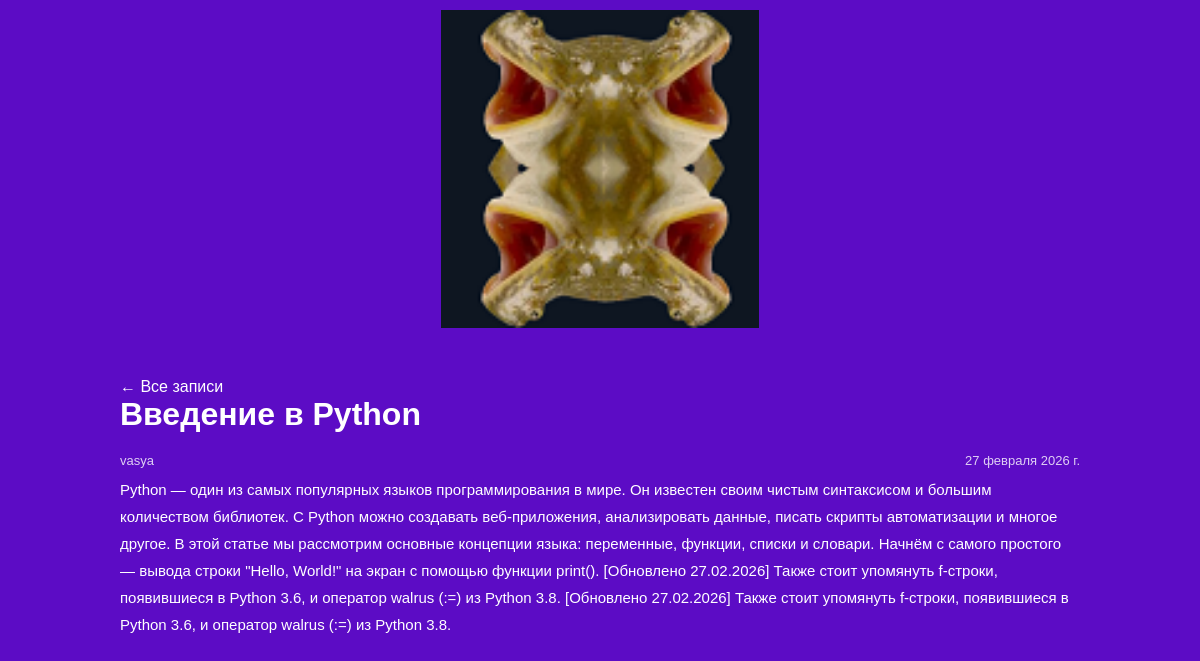
The app's page /article/1/ with its own data.
### articles/models.py (models this page shows, shortened)
class Article(models.Model):
    title        = models.CharField(max_length=200)
    author       = models.ForeignKey(User, on_delete=models.CASCADE)
    text         = models.TextField()
    created_date = models.DateField(auto_now_add=True)
    class Meta:
        ordering = ['-created_date']

### articles/views.py (the view)
# urls.py: path('article/<int:article_id>/', views.get_article, name='get_article'),
def get_article(request, article_id):
    try:
        post = Article.objects.get(id=article_id)
        return render(request, 'article.html', {'post': post})
    except Article.DoesNotExist:
        raise Http404

### articles/templates/article.html (shortened to what this page needs)
<!DOCTYPE html>
<html>
<head>
    <link rel="stylesheet" href="{{ STATIC_URL }}css/article.css">
</head>
<body class="article">
    <div class="header">
        <img src="{{ STATIC_URL }}img/logo.png" alt="Логотип" />
    </div>
    <div class="content">
        <a class="back-link" href="/">← Все записи</a>
        <h1 class="post-title">{{ post.title }}</h1>
        <div class="article-info">
            <div class="article-author">{{ post.author.username }}</div>
            <div class="article-created-date">{{ post.created_date }}</div>
        </div>
        <p class="article-text">{{ post.text }}</p>
    </div>
</body>
</html>

### articles/static/css/article.css (style rules this page uses)
body { background: #5c0cc5; font-family: Tahoma, Arial, sans-serif; color: #ffffff; margin: 0; padding: 0; }
a { color: #ffffff; text-decoration: none; }
.header { padding: 10px 0; }
.header img { display: block; width: 318px; margin-left: auto; margin-right: auto; }
.post-title { margin: 0 0 8px; }
.article-info { overflow: hidden; margin-bottom: 8px; font-size: 13px; opacity: .8; }
.article-author { width: 50%; float: left; }
.article-created-date { text-align: right; }
.article-text { clear: both; margin: 0; line-height: 1.6; }
.article .content { width: 960px; margin: 0 auto; padding: 20px 0; }
.article h1 { margin-bottom: 10px; }
.article .article-text { font-size: 15px; line-height: 1.8; }
.article .back-link { display: inline-block; margin-top: 20px; }
.content { width: 680px; margin: 0 auto; padding: 30px 0; }
.content h1 { margin-bottom: 20px; }

### records on screen
Article: title "Введение в Python", author.username "vasya", created_date "27 февраля 2026 г.", text "Python — один из самых популярных языков программирования в мире. Он известен своим чистым синтаксисом и большим количеством библиотек. С Python можно создавать веб-приложения, анализировать данные, писать скрипты автоматизации и многое другое. В этой статье мы рассмотрим основные концепции языка: переменные, функции, списки и словари. Начнём с самого простого — вывода строки \"Hello, World!\" на экран с помощью функции print(). [Обновлено 27.02.2026] Также стоит упомянуть f-строки, появившиеся в Python 3.6, и оператор walrus (:=) из Python 3.8. [Обновлено 27.02.2026] Также стоит упомянуть f-строки, появившиеся в Python 3.6, и оператор walrus (:=) из Python 3.8."
